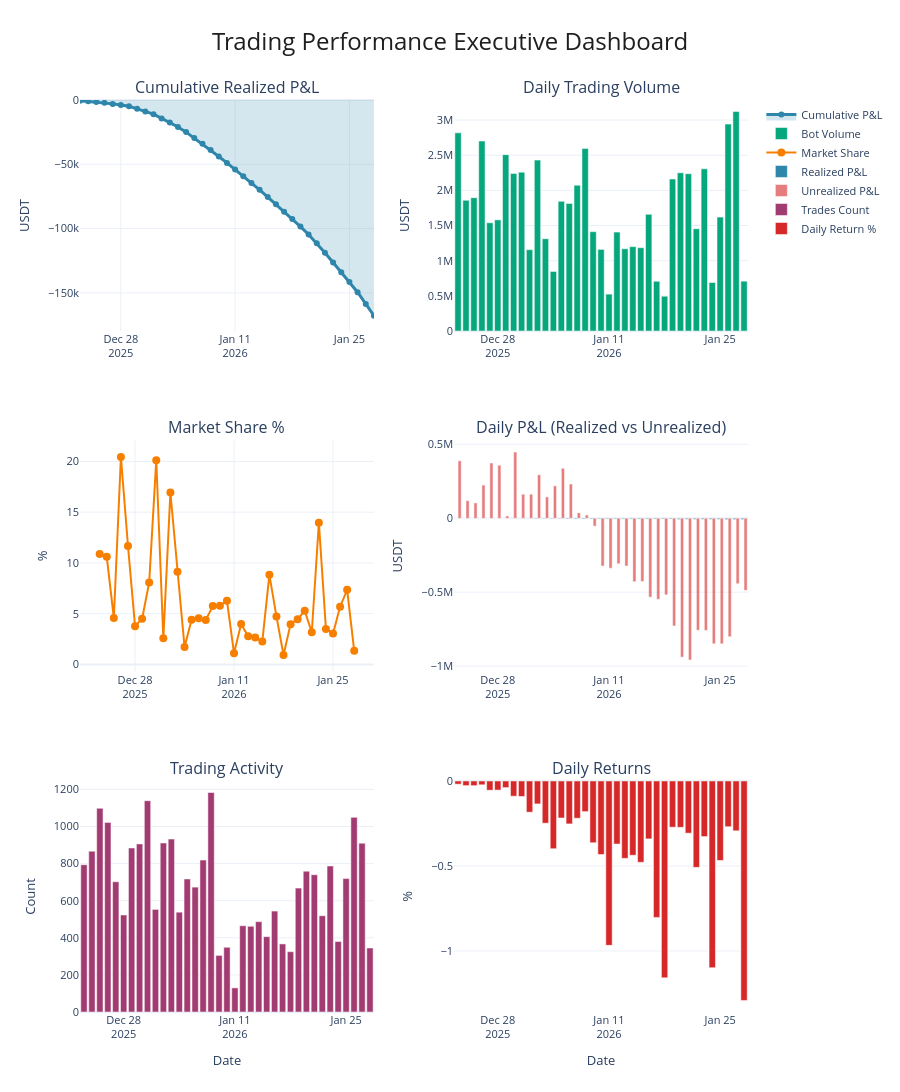

The notebook cell saved with this chart:
### Code cell
import plotly.graph_objects as go
from plotly.subplots import make_subplots
import numpy as np

# Prepare data
df['date'] = pd.to_datetime(df['date'])
df = df.sort_values('date')

# Aggregate by date for daily metrics (in case multiple controllers per day)
daily_agg = df.groupby('date').agg({
    'bot_realized_pnl': 'first',
    'bot_unrealized_pnl': 'first',
    'bot_volume_usdt': 'first',
    'bot_trades_count': 'first',
    'bot_market_share_pct': 'first',
    'market_volume_usdt': 'first',
    'controller_realized_pnl': 'sum',
    'controller_volume_usdt': 'sum',
}).reset_index()

# Calculate cumulative PnL
daily_agg['cumulative_realized_pnl'] = daily_agg['bot_realized_pnl'].cumsum()

# Create executive dashboard
fig = make_subplots(
    rows=3, cols=2,
    subplot_titles=(
        'Cumulative Realized P&L',
        'Daily Trading Volume',
        'Market Share %',
        'Daily P&L (Realized vs Unrealized)',
        'Trading Activity',
        'Daily Returns'
    ),
    specs=[
        [{"secondary_y": False}, {"secondary_y": False}],
        [{"secondary_y": False}, {"secondary_y": False}],
        [{"secondary_y": False}, {"secondary_y": False}]
    ],
    vertical_spacing=0.12,
    horizontal_spacing=0.12
)

# 1. Cumulative Realized P&L (most important metric)
fig.add_trace(
    go.Scatter(
        x=daily_agg['date'],
        y=daily_agg['cumulative_realized_pnl'],
        mode='lines+markers',
        name='Cumulative P&L',
        line=dict(color='#2E86AB', width=3),
        fill='tozeroy',
        fillcolor='rgba(46, 134, 171, 0.2)'
    ),
    row=1, col=1
)

# 2. Daily Trading Volume
fig.add_trace(
    go.Bar(
        x=daily_agg['date'],
        y=daily_agg['bot_volume_usdt'],
        name='Bot Volume',
        marker_color='#06A77D'
    ),
    row=1, col=2
)

# 3. Market Share %
fig.add_trace(
    go.Scatter(
        x=daily_agg['date'],
        y=daily_agg['bot_market_share_pct'],
        mode='lines+markers',
        name='Market Share',
        line=dict(color='#F77F00', width=2),
        marker=dict(size=8)
    ),
    row=2, col=1
)

# 4. Daily P&L (Realized vs Unrealized)
fig.add_trace(
    go.Bar(
        x=daily_agg['date'],
        y=daily_agg['bot_realized_pnl'],
        name='Realized P&L',
        marker_color='#2E86AB'
    ),
    row=2, col=2
)
fig.add_trace(
    go.Bar(
        x=daily_agg['date'],
        y=daily_agg['bot_unrealized_pnl'],
        name='Unrealized P&L',
        marker_color='#D62828',
        opacity=0.6
    ),
    row=2, col=2
)

# 5. Trading Activity
fig.add_trace(
    go.Bar(
        x=daily_agg['date'],
        y=daily_agg['bot_trades_count'],
        name='Trades Count',
        marker_color='#A23B72'
    ),
    row=3, col=1
)

# 6. Daily Returns (P&L as % of volume)
daily_agg['daily_return_pct'] = (daily_agg['bot_realized_pnl'] / daily_agg['bot_volume_usdt'] * 100).replace([np.inf, -np.inf], 0).fillna(0)
colors = ['#06A77D' if x >= 0 else '#D62828' for x in daily_agg['daily_return_pct']]

fig.add_trace(
    go.Bar(
        x=daily_agg['date'],
        y=daily_agg['daily_return_pct'],
        name='Daily Return %',
        marker_color=colors
    ),
    row=3, col=2
)

# Update axes labels
fig.update_xaxes(title_text="Date", row=3, col=1)
fig.update_xaxes(title_text="Date", row=3, col=2)

fig.update_yaxes(title_text="USDT", row=1, col=1)
fig.update_yaxes(title_text="USDT", row=1, col=2)
fig.update_yaxes(title_text="%", row=2, col=1)
fig.update_yaxes(title_text="USDT", row=2, col=2)
fig.update_yaxes(title_text="Count", row=3, col=1)
fig.update_yaxes(title_text="%", row=3, col=2)

# Update layout
fig.update_layout(
    title={
        'text': 'Trading Performance Executive Dashboard',
        'x': 0.5,
        'xanchor': 'center',
        'font': {'size': 24, 'color': '#1F1F1F'}
    },
    height=1200,
    showlegend=True,
    template='plotly_white',
    font=dict(size=11),
    hovermode='x unified'
)

fig.show()

### Figure 1 — Plotly figure (JSON) as saved in the notebook; plotly's stock layout.template omitted (floating-point values rounded to 4 significant figures)
{"data": [{"fill": "tozeroy", "fillcolor": "rgba(46, 134, 171, 0.2)", "line": {"color": "#2E86AB", "width": 3}, "mode": "lines+markers", "name": "Cumulative P&L", "x": ["2025-12-23T00:00:00", "2025-12-24T00:00:00", "2025-12-25T00:00:00", "2025-12-26T00:00:00", "2025-12-27T00:00:00", "2025-12-28T00:00:00", "2025-12-29T00:00:00", "2025-12-30T00:00:00", "2025-12-31T00:00:00", "2026-01-01T00:00:00", "2026-01-02T00:00:00", "2026-01-03T00:00:00", "2026-01-04T00:00:00", "2026-01-05T00:00:00", "2026-01-06T00:00:00", "2026-01-07T00:00:00", "2026-01-08T00:00:00", "2026-01-09T00:00:00", "2026-01-10T00:00:00", "2026-01-11T00:00:00", "2026-01-12T00:00:00", "2026-01-13T00:00:00", "2026-01-14T00:00:00", "2026-01-15T00:00:00", "2026-01-16T00:00:00", "2026-01-17T00:00:00", "2026-01-18T00:00:00", "2026-01-19T00:00:00", "2026-01-20T00:00:00", "2026-01-21T00:00:00", "2026-01-22T00:00:00", "2026-01-23T00:00:00", "2026-01-24T00:00:00", "2026-01-25T00:00:00", "2026-01-26T00:00:00", "2026-01-27T00:00:00", "2026-01-28T00:00:00"], "y": [-532.6, -1040.0, -1564.0, -2175.0, -3015.0, -3864.0, -4846.0, -6855.0, -8914.0, -11040.0, -14320.0, -17580.0, -20960.0, -24980.0, -29560.0, -34100.0, -38790.0, -43920.0, -48950.0, -54020.0, -59240.0, -64570.0, -69810.0, -75480.0, -81140.0, -86820.0, -92560.0, -98430.0, -104600.0, -111400.0, -118800.0, -126400.0, -134000.0, -141500.0, -149500.0, -158600.0, -167800.0], "type": "scatter", "xaxis": "x", "yaxis": "y"}, {"marker": {"color": "#06A77D"}, "name": "Bot Volume", "x": ["2025-12-23T00:00:00", "2025-12-24T00:00:00", "2025-12-25T00:00:00", "2025-12-26T00:00:00", "2025-12-27T00:00:00", "2025-12-28T00:00:00", "2025-12-29T00:00:00", "2025-12-30T00:00:00", "2025-12-31T00:00:00", "2026-01-01T00:00:00", "2026-01-02T00:00:00", "2026-01-03T00:00:00", "2026-01-04T00:00:00", "2026-01-05T00:00:00", "2026-01-06T00:00:00", "2026-01-07T00:00:00", "2026-01-08T00:00:00", "2026-01-09T00:00:00", "2026-01-10T00:00:00", "2026-01-11T00:00:00", "2026-01-12T00:00:00", "2026-01-13T00:00:00", "2026-01-14T00:00:00", "2026-01-15T00:00:00", "2026-01-16T00:00:00", "2026-01-17T00:00:00", "2026-01-18T00:00:00", "2026-01-19T00:00:00", "2026-01-20T00:00:00", "2026-01-21T00:00:00", "2026-01-22T00:00:00", "2026-01-23T00:00:00", "2026-01-24T00:00:00", "2026-01-25T00:00:00", "2026-01-26T00:00:00", "2026-01-27T00:00:00", "2026-01-28T00:00:00"], "y": [2818000.0, 1859000.0, 1896000.0, 2701000.0, 1540000.0, 1581000.0, 2509000.0, 2241000.0, 2259000.0, 1157000.0, 2430000.0, 1313000.0, 847300.0, 1845000.0, 1815000.0, 2073000.0, 2597000.0, 1413000.0, 1161000.0, 525000.0, 1407000.0, 1170000.0, 1200000.0, 1185000.0, 1660000.0, 708000.0, 495000.0, 2161000.0, 2250000.0, 2238000.0, 1455000.0, 2307000.0, 690000.0, 1621000.0, 2942000.0, 3121000.0, 708700.0], "type": "bar", "xaxis": "x2", "yaxis": "y2"}, {"line": {"color": "#F77F00", "width": 2}, "marker": {"size": 8}, "mode": "lines+markers", "name": "Market Share", "x": ["2025-12-23T00:00:00", "2025-12-24T00:00:00", "2025-12-25T00:00:00", "2025-12-26T00:00:00", "2025-12-27T00:00:00", "2025-12-28T00:00:00", "2025-12-29T00:00:00", "2025-12-30T00:00:00", "2025-12-31T00:00:00", "2026-01-01T00:00:00", "2026-01-02T00:00:00", "2026-01-03T00:00:00", "2026-01-04T00:00:00", "2026-01-05T00:00:00", "2026-01-06T00:00:00", "2026-01-07T00:00:00", "2026-01-08T00:00:00", "2026-01-09T00:00:00", "2026-01-10T00:00:00", "2026-01-11T00:00:00", "2026-01-12T00:00:00", "2026-01-13T00:00:00", "2026-01-14T00:00:00", "2026-01-15T00:00:00", "2026-01-16T00:00:00", "2026-01-17T00:00:00", "2026-01-18T00:00:00", "2026-01-19T00:00:00", "2026-01-20T00:00:00", "2026-01-21T00:00:00", "2026-01-22T00:00:00", "2026-01-23T00:00:00", "2026-01-24T00:00:00", "2026-01-25T00:00:00", "2026-01-26T00:00:00", "2026-01-27T00:00:00", "2026-01-28T00:00:00"], "y": [10.88, 10.6, 4.564, 20.43, 11.67, 3.77, 4.497, 8.083, 20.11, 2.571, 16.94, 9.123, 1.713, 4.408, 4.557, 4.382, 5.747, 5.791, 6.267, 1.098, 3.982, 2.774, 2.648, 2.267, 8.826, 4.726, 0.9314, 3.969, 4.457, 5.278, 3.165, 13.97, 3.498, 3.04, 5.685, 7.356, 1.339], "type": "scatter", "xaxis": "x3", "yaxis": "y3"}, {"marker": {"color": "#2E86AB"}, "name": "Realized P&L", "x": ["2025-12-23T00:00:00", "2025-12-24T00:00:00", "2025-12-25T00:00:00", "2025-12-26T00:00:00", "2025-12-27T00:00:00", "2025-12-28T00:00:00", "2025-12-29T00:00:00", "2025-12-30T00:00:00", "2025-12-31T00:00:00", "2026-01-01T00:00:00", "2026-01-02T00:00:00", "2026-01-03T00:00:00", "2026-01-04T00:00:00", "2026-01-05T00:00:00", "2026-01-06T00:00:00", "2026-01-07T00:00:00", "2026-01-08T00:00:00", "2026-01-09T00:00:00", "2026-01-10T00:00:00", "2026-01-11T00:00:00", "2026-01-12T00:00:00", "2026-01-13T00:00:00", "2026-01-14T00:00:00", "2026-01-15T00:00:00", "2026-01-16T00:00:00", "2026-01-17T00:00:00", "2026-01-18T00:00:00", "2026-01-19T00:00:00", "2026-01-20T00:00:00", "2026-01-21T00:00:00", "2026-01-22T00:00:00", "2026-01-23T00:00:00", "2026-01-24T00:00:00", "2026-01-25T00:00:00", "2026-01-26T00:00:00", "2026-01-27T00:00:00", "2026-01-28T00:00:00"], "y": [-532.6, -507.1, -524.8, -610.5, -840.0, -849.3, -981.2, -2010.0, -2059.0, -2124.0, -3279.0, -3263.0, -3378.0, -4018.0, -4585.0, -4542.0, -4683.0, -5135.0, -5024.0, -5077.0, -5221.0, -5327.0, -5244.0, -5669.0, -5657.0, -5683.0, -5734.0, -5877.0, -6137.0, -6870.0, -7395.0, -7546.0, -7580.0, -7581.0, -7921.0, -9153.0, -9151.0], "type": "bar", "xaxis": "x4", "yaxis": "y4"}, {"marker": {"color": "#D62828"}, "name": "Unrealized P&L", "opacity": 0.6, "x": ["2025-12-23T00:00:00", "2025-12-24T00:00:00", "2025-12-25T00:00:00", "2025-12-26T00:00:00", "2025-12-27T00:00:00", "2025-12-28T00:00:00", "2025-12-29T00:00:00", "2025-12-30T00:00:00", "2025-12-31T00:00:00", "2026-01-01T00:00:00", "2026-01-02T00:00:00", "2026-01-03T00:00:00", "2026-01-04T00:00:00", "2026-01-05T00:00:00", "2026-01-06T00:00:00", "2026-01-07T00:00:00", "2026-01-08T00:00:00", "2026-01-09T00:00:00", "2026-01-10T00:00:00", "2026-01-11T00:00:00", "2026-01-12T00:00:00", "2026-01-13T00:00:00", "2026-01-14T00:00:00", "2026-01-15T00:00:00", "2026-01-16T00:00:00", "2026-01-17T00:00:00", "2026-01-18T00:00:00", "2026-01-19T00:00:00", "2026-01-20T00:00:00", "2026-01-21T00:00:00", "2026-01-22T00:00:00", "2026-01-23T00:00:00", "2026-01-24T00:00:00", "2026-01-25T00:00:00", "2026-01-26T00:00:00", "2026-01-27T00:00:00", "2026-01-28T00:00:00"], "y": [388400.0, 118500.0, 103600.0, 224100.0, 373500.0, 358300.0, 15210.0, 447400.0, 162500.0, 162400.0, 294100.0, 143900.0, 218900.0, 337600.0, 231100.0, 36550.0, 21590.0, -53340.0, -323300.0, -338000.0, -307900.0, -323000.0, -429300.0, -427400.0, -533700.0, -548500.0, -518300.0, -728100.0, -938900.0, -958200.0, -757300.0, -758600.0, -848800.0, -849100.0, -801300.0, -443000.0, -487700.0], "type": "bar", "xaxis": "x4", "yaxis": "y4"}, {"marker": {"color": "#A23B72"}, "name": "Trades Count", "x": ["2025-12-23T00:00:00", "2025-12-24T00:00:00", "2025-12-25T00:00:00", "2025-12-26T00:00:00", "2025-12-27T00:00:00", "2025-12-28T00:00:00", "2025-12-29T00:00:00", "2025-12-30T00:00:00", "2025-12-31T00:00:00", "2026-01-01T00:00:00", "2026-01-02T00:00:00", "2026-01-03T00:00:00", "2026-01-04T00:00:00", "2026-01-05T00:00:00", "2026-01-06T00:00:00", "2026-01-07T00:00:00", "2026-01-08T00:00:00", "2026-01-09T00:00:00", "2026-01-10T00:00:00", "2026-01-11T00:00:00", "2026-01-12T00:00:00", "2026-01-13T00:00:00", "2026-01-14T00:00:00", "2026-01-15T00:00:00", "2026-01-16T00:00:00", "2026-01-17T00:00:00", "2026-01-18T00:00:00", "2026-01-19T00:00:00", "2026-01-20T00:00:00", "2026-01-21T00:00:00", "2026-01-22T00:00:00", "2026-01-23T00:00:00", "2026-01-24T00:00:00", "2026-01-25T00:00:00", "2026-01-26T00:00:00", "2026-01-27T00:00:00", "2026-01-28T00:00:00"], "y": [794, 867, 1098, 1022, 702, 523, 884, 906, 1139, 553, 911, 932, 538, 717, 673, 819, 1183, 305, 349, 130, 465, 462, 487, 406, 544, 367, 325, 668, 759, 740, 519, 787, 380, 719, 1049, 910, 345], "type": "bar", "xaxis": "x5", "yaxis": "y5"}, {"marker": {"color": ["#D62828", "#D62828", "#D62828", "#D62828", "#D62828", "#D62828", "#D62828", "#D62828", "#D62828", "#D62828", "#D62828", "#D62828", "#D62828", "#D62828", "#D62828", "#D62828", "#D62828", "#D62828", "#D62828", "#D62828", "#D62828", "#D62828", "#D62828", "#D62828", "#D62828", "#D62828", "#D62828", "#D62828", "#D62828", "#D62828", "#D62828", "#D62828", "#D62828", "#D62828", "#D62828", "#D62828", "#D62828"]}, "name": "Daily Return %", "x": ["2025-12-23T00:00:00", "2025-12-24T00:00:00", "2025-12-25T00:00:00", "2025-12-26T00:00:00", "2025-12-27T00:00:00", "2025-12-28T00:00:00", "2025-12-29T00:00:00", "2025-12-30T00:00:00", "2025-12-31T00:00:00", "2026-01-01T00:00:00", "2026-01-02T00:00:00", "2026-01-03T00:00:00", "2026-01-04T00:00:00", "2026-01-05T00:00:00", "2026-01-06T00:00:00", "2026-01-07T00:00:00", "2026-01-08T00:00:00", "2026-01-09T00:00:00", "2026-01-10T00:00:00", "2026-01-11T00:00:00", "2026-01-12T00:00:00", "2026-01-13T00:00:00", "2026-01-14T00:00:00", "2026-01-15T00:00:00", "2026-01-16T00:00:00", "2026-01-17T00:00:00", "2026-01-18T00:00:00", "2026-01-19T00:00:00", "2026-01-20T00:00:00", "2026-01-21T00:00:00", "2026-01-22T00:00:00", "2026-01-23T00:00:00", "2026-01-24T00:00:00", "2026-01-25T00:00:00", "2026-01-26T00:00:00", "2026-01-27T00:00:00", "2026-01-28T00:00:00"], "y": [-0.0189, -0.02727, -0.02768, -0.0226, -0.05456, -0.05371, -0.03912, -0.08968, -0.09116, -0.1836, -0.1349, -0.2486, -0.3986, -0.2178, -0.2526, -0.2191, -0.1803, -0.3635, -0.4326, -0.967, -0.371, -0.4553, -0.437, -0.4784, -0.3407, -0.8027, -1.158, -0.2719, -0.2728, -0.307, -0.5083, -0.3272, -1.098, -0.4677, -0.2692, -0.2933, -1.291], "type": "bar", "xaxis": "x6", "yaxis": "y6"}], "layout": {"xaxis": {"anchor": "y", "domain": [0.0, 0.44]}, "yaxis": {"anchor": "x", "domain": [0.7467, 1.0], "title": {"text": "USDT"}}, "xaxis2": {"anchor": "y2", "domain": [0.56, 1.0]}, "yaxis2": {"anchor": "x2", "domain": [0.7467, 1.0], "title": {"text": "USDT"}}, "xaxis3": {"anchor": "y3", "domain": [0.0, 0.44]}, "yaxis3": {"anchor": "x3", "domain": [0.3733, 0.6267], "title": {"text": "%"}}, "xaxis4": {"anchor": "y4", "domain": [0.56, 1.0]}, "yaxis4": {"anchor": "x4", "domain": [0.3733, 0.6267], "title": {"text": "USDT"}}, "xaxis5": {"anchor": "y5", "domain": [0.0, 0.44], "title": {"text": "Date"}}, "yaxis5": {"anchor": "x5", "domain": [0.0, 0.2533], "title": {"text": "Count"}}, "xaxis6": {"anchor": "y6", "domain": [0.56, 1.0], "title": {"text": "Date"}}, "yaxis6": {"anchor": "x6", "domain": [0.0, 0.2533], "title": {"text": "%"}}, "annotations": [{"font": {"size": 16}, "showarrow": false, "text": "Cumulative Realized P&L", "x": 0.22, "xanchor": "center", "xref": "paper", "y": 1.0, "yanchor": "bottom", "yref": "paper"}, {"font": {"size": 16}, "showarrow": false, "text": "Daily Trading Volume", "x": 0.78, "xanchor": "center", "xref": "paper", "y": 1.0, "yanchor": "bottom", "yref": "paper"}, {"font": {"size": 16}, "showarrow": false, "text": "Market Share %", "x": 0.22, "xanchor": "center", "xref": "paper", "y": 0.6267, "yanchor": "bottom", "yref": "paper"}, {"font": {"size": 16}, "showarrow": false, "text": "Daily P&L (Realized vs Unrealized)", "x": 0.78, "xanchor": "center", "xref": "paper", "y": 0.6267, "yanchor": "bottom", "yref": "paper"}, {"font": {"size": 16}, "showarrow": false, "text": "Trading Activity", "x": 0.22, "xanchor": "center", "xref": "paper", "y": 0.2533, "yanchor": "bottom", "yref": "paper"}, {"font": {"size": 16}, "showarrow": false, "text": "Daily Returns", "x": 0.78, "xanchor": "center", "xref": "paper", "y": 0.2533, "yanchor": "bottom", "yref": "paper"}], "title": {"font": {"size": 24, "color": "#1F1F1F"}, "text": "Trading Performance Executive Dashboard", "x": 0.5, "xanchor": "center"}, "font": {"size": 11}, "height": 1200, "showlegend": true, "hovermode": "x unified"}}
